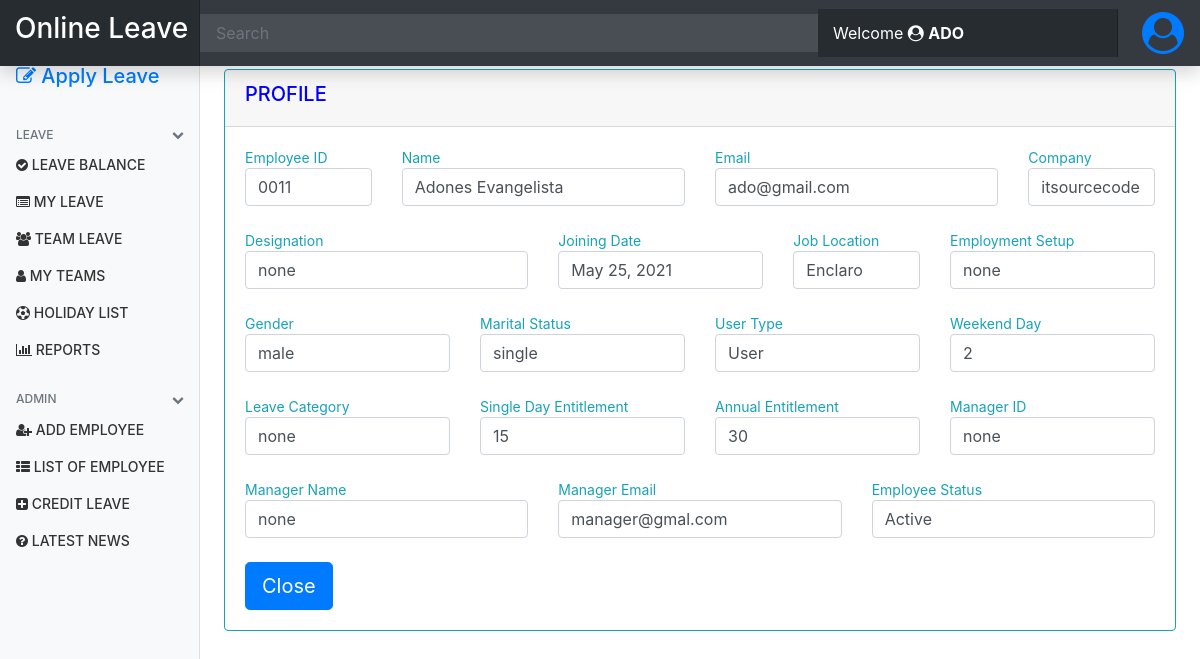
Page /employee/profile/ (signed in) on the committed database.
### employee/models.py (models this page shows, shortened)
class EmployeeDetails(models.Model):
    empid = models.CharField(max_length=10, unique=True, primary_key=True)
    name = models.CharField(max_length=100)
    email = models.EmailField(max_length=75, unique=True)
    company = models.CharField(max_length=50)  # models.ForeignKey(Company, on_delete=models.SET_NULL, null=True)
    designation = models.CharField(max_length=100)
    date_of_joining = models.DateField(null=True, blank=True)
    job_location = models.CharField(max_length=100, default='Goa')
    employment_setup = models.CharField(max_length=50)
    gender = models.CharField(max_length=10)
    marital_status = models.CharField(max_length=20)
    user_type = models.CharField(max_length=20, default='User')
    weekend_day = models.CharField(max_length=2, default=2)
    leave_category = models.CharField(max_length=10)  # models.ForeignKey(LeaveCategory, on_delete=models.CASCADE)
    single_day_entitlement = models.CharField(max_length=5, default=0)
    annual_entitlement = models.CharField(max_length=5, default=0)
    reporting_manager_empid = models.CharField(max_length=10)
    reporting_manager_name = models.CharField(max_length=100)
    reporting_manager_email = models.EmailField(max_length=75)
    date_of_leaving = models.DateField(null=True, blank=True)
    employee_status = models.CharField(max_length=10, default='Active')
    userid = models.IntegerField(null=True, blank=True)

### employee/views.py (the view)
# urls.py: path('profile/', views.profile_view, name='profile_view'),
@login_required(login_url='/login/')
def profile_view(request):
    context = {}
    user_obj = User.objects.get(email=request.user.email)
    obj_emp = EmployeeDetails.objects.get(email=user_obj.email)
    context['obj_emp'] = obj_emp
    return render(request, 'view_profile.html', context)

### employee/templates/view_profile.html (shortened to what this page needs)
{% extends 'base.html' %}
{% load static %}
{% block heading %} PROFILE {% endblock %}
{% block content %}
<form action="{% url 'profile_view' %}" method="post">
        <div class="form-group row">
            <div class="col-md-2 mb-2">
                <span class="input-text">Employee ID</span>
                <div class="form-control">{{ obj_emp.empid }}</div>
            </div>
            <div class="col-md-4 mb-2">
                <span class="input-text">Name</span>
                <div class="form-control">{{ obj_emp.name }}</div>
            </div>
            <div class="col-md-4 mb-2">
                <span class="input-text">Email</span>
                <div class="form-control">{{ obj_emp.email }}</div>
            </div>
            <div class="col-md-2 mb-2">
                <span class="input-text">Company</span>
                <div class="form-control">{{ obj_emp.company }}</div>
            </div>
        </div>
        <div class="form-group row">
            <div class="col-md-4 mb-2">
                <span class="input-text">Designation</span>
                <div class="form-control">{{ obj_emp.designation }}</div>
            </div>
            <div class="col-md-3 mb-2">
                <span class="input-text">Joining Date</span>
                <div class="form-control">{{ obj_emp.date_of_joining }}</div>
            </div>
            <div class="col-md-2 mb-2">
                <span class="input-text">Job Location</span>
                <div class="form-control">{{ obj_emp.job_location }}</div>
            </div>
            <div class="col-md-3 mb-2">
                <span class="input-text">Employment Setup</span>
                <div class="form-control">{{ obj_emp.employment_setup }}</div>
            </div>
        </div>
        <div class="form-group row">
            <div class="col-md-3 mb-2">
                <span class="input-text">Gender</span>
                <div class="form-control">{{ obj_emp.gender }}</div>
            </div>
            <div class="col-md-3 mb-2">
                <span class="input-text">Marital Status</span>
                <div class="form-control">{{ obj_emp.marital_status }}</div>
            </div>
            <div class="col-md-3 mb-2">
                <span class="input-text">User Type</span>
                <div class="form-control">{{ obj_emp.user_type }}</div>
            </div>
            <div class="col-md-3 mb-2">
                <span class="input-text">Weekend Day</span>
                <div class="form-control">{{ obj_emp.weekend_day }}</div>
            </div>
        </div>
        <div class="form-group row">
            <div class="col-md-3 mb-2">
                <span class="input-text">Leave Category</span>
                <div class="form-control">{{ obj_emp.leave_category }}</div>
            </div>
            <div class="col-md-3 mb-2">
                <span class="input-text">Single Day Entitlement</span>
                <div class="form-control">{{ obj_emp.single_day_entitlement }}</div>
            </div>
            <div class="col-md-3 mb-2">
                <span class="input-text">Annual Entitlement</span>
                <div class="form-control">{{ obj_emp.annual_entitlement }}</div>
            </div>
            <div class="col-md-3 mb-2">
                <span class="input-text">Manager ID</span>
                <div class="form-control">{{ obj_emp.reporting_manager_empid }}</div>
            </div>
        </div>
        <div class="form-group row">
            <div class="col-md-4 mb-2">
                <span class="input-text">Manager Name</span>
                <div class="form-control">{{ obj_emp.reporting_manager_name }}</div>
            </div>
            <div class="col-md-4 mb-2">
                <span class="input-text">Manager Email</span>
                <div class="form-control">{{ obj_emp.reporting_manager_email }}</div>
            </div>
            <div class="col-md-4 mb-2">
                <span class="input-text">Employee Status</span>
                <div class="form-control">{{ obj_emp.employee_status }}</div>
            </div>
        </div>
        <a href="{% url 'home' %}" role="button" class="btn btn-primary btn-lg">Close</a>
</form>
{% endblock %}

### accounts/templates/base.html (shortened to what this page needs)
<!doctype html>
{% load static %}
<html lang="en">
  <head>
    <link href="{% static 'css/bootstrap.min.css' %}" rel="stylesheet"/>
    <link href="{% static 'css/datepicker.css' %}" rel="stylesheet"/>
    <link href="{% static 'css/dashboard.css' %}" rel="stylesheet"/>
    <link href="{% static 'css/font-awesome.min.css' %}" rel="stylesheet"/>
    <link href="{% static 'css/glyphicon.css' %}" rel="stylesheet"/>
  </head>
  <body>
    <nav class="navbar navbar-dark fixed-top bg-dark flex-md-nowrap p-0 shadow">
      <a class="navbar-brand col-sm-3 col-md-2 mr-0" href="{% url 'home' %}">
         <h3>Online Leave </h3>
      </a>
      <input class="form-control form-control-dark w-100" type="text" placeholder="Search" aria-label="Search">
       <div class="navbar-brand col-sm-3 col-2-md-2 mr-2">
          <a class="mb-0 text-sm  font-weight-normal">Welcome <span class="fa fa-user-circle"></span> <strong> {{user.username|upper}}</strong></a>
      </div>
            <a class="nav-link pr-3" href="#" role="button" data-toggle="dropdown" aria-haspopup="true" aria-expanded="false">
              <div class="media align-items-center">
                <span class="avatar avatar-sm rounded-circle">
                  <span class="fa fa-user-circle fa-3x"></span>
                </span>
              </div>
            </a>
    </nav>
    <div class="container-fluid">
      <div class="row">
        <nav class="col-md-2 d-none d-md-block bg-light sidebar">
          <div class="sidebar-sticky">
            <ul class="nav flex-column">
              <li class="nav-item">
                <a class="nav-link active" href="{% url 'applyleave' %}">
                  <h5><span class="fa fa-edit"></span>
                   Apply Leave </h5><span class="sr-only">(current)</span>
                </a>
              </li>
            <h6 class="sidebar-heading d-flex justify-content-between align-items-center px-3 mt-4 mb-1 text-muted">
              <span>LEAVE</span>
              <a class="d-flex align-items-center text-muted">
                <span class="fa fa-chevron-down"></span>
              </a>
            </h6>
              <li class="nav-item">
                <a class="nav-link" href="{% url 'leave_balance' %}">
                  <span class="fa fa-check-circle"></span>
                  LEAVE BALANCE
                </a>
              <li class="nav-item">
                <a class="nav-link" href="{% url 'my_leave' %}">
                  <span class="fa fa-list-alt"></span>
                  MY LEAVE
                </a>
                <li class="nav-item">
                <a class="nav-link" href="{% url 'team_leave' %}">
                <span class="fa fa-users"></span>
                TEAM LEAVE
                </a>
                </li>
                <li class="nav-item">
                <a class="nav-link" href="{% url 'my_teams' %}">
                <span class="fa fa-user"></span>
                MY TEAMS
                </a>
                </li>
                <li class="nav-item">
                <a class="nav-link" href="{% url 'holiday_list' %}">
                <span class="fa fa-futbol-o"></span>
                HOLIDAY LIST
                </a>
                </li>
              <li class="nav-item">
                <a class="nav-link" href="#">
                  <span class="fa fa-bar-chart"></span>
                  REPORTS
                </a>
              </li>
            <h6 class="sidebar-heading d-flex justify-content-between align-items-center px-3 mt-4 mb-1 text-muted">
              <span>ADMIN</span>
              <a class="d-flex align-items-center text-muted">
                <span class="fa fa-chevron-down"></span>
              </a>
            </h6>
              <li class="nav-item">
                <a class="nav-link" href="{% url 'add_employee' %}">
                  <span class="fa fa-user-plus"></span>
                  ADD EMPLOYEE
                </a>
              </li>
              <li class="nav-item">
                <a class="nav-link" href="{% url 'employee_list' %}">
                  <span class="fa fa-th-list"></span>
                  LIST OF EMPLOYEE
                </a>
              </li>
              <li class="nav-item">
                <a class="nav-link" href="{% url 'credit_leave_get_details' %}">
                  <span class="fa fa-plus-square"></span>
                  CREDIT LEAVE
                </a>
              </li>
              <li class="nav-item">
                <a class="nav-link" href="{% url 'news' %}">
                  <span class="fa fa-question-circle"></span>
                  LATEST NEWS
                </a>
              </li>
            </ul>
          </div>
        </nav>
        <main role="main" class="col-md-9 ml-sm-auto col-lg-10 px-4">
        <br>
<div class="card border-info mb-3" style="max-width: 100%;">
    <div class="card-header"><h5 style="color:blue">{% block heading %}{% endblock %}</h5></div>
    <div class="card-body text-info">
          {% block content %}
          {% endblock %}
    </div>
</div>
        </main>
      </div>
    </div>
  </body>
</html>

### static/css/dashboard.css (style rules this page uses)
body { font-size: .875rem; }
.sidebar { position: fixed; top: 0; bottom: 0; left: 0; z-index: 100; padding: 48px 0 0; box-shadow: inset -1px 0 0 rgba(0, 0, 0, .1); }
.sidebar-sticky { position: relative; top: 0; height: calc(100vh - 48px); padding-top: .5rem; overflow-x: hidden; overflow-y: auto; }
.sidebar .nav-link { font-weight: 500; color: #333; }
.sidebar .nav-link.active { color: #007bff; }
.sidebar-heading { font-size: .75rem; text-transform: uppercase; }
[role="main"] { padding-top: 48px; }
.navbar-brand { padding-top: .75rem; padding-bottom: .75rem; font-size: 1rem; background-color: rgba(0, 0, 0, .25); box-shadow: inset -1px 0 0 rgba(0, 0, 0, .25); }
.navbar .form-control { padding: .75rem 1rem; border-width: 0; border-radius: 0; }
.form-control-dark { color: #fff; background-color: rgba(255, 255, 255, .1); border-color: rgba(255, 255, 255, .1); }

### rows in the picture
EmployeeDetails: empid "0011", name "Adones Evangelista", email "ado@gmail.com", company "itsourcecode", designation "none", date_of_joining "May 25, 2021", job_location "Enclaro", employment_setup "none", gender "male", marital_status "single", user_type "User", weekend_day "2", leave_category "none", single_day_entitlement "15", annual_entitlement "30", reporting_manager_empid "none", reporting_manager_name "none", reporting_manager_email "manager@gmal.com", employee_status "Active"

### other values in the picture
{{ user.username|upper }} "ADO"
